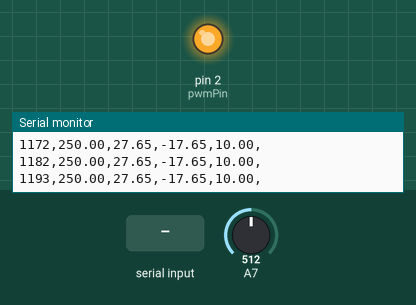
This sketch was run on a simulated Arduino Mega 2560, built with avr-gcc and run on an emulated ATmega2560. Parts: output pins drawn as LEDs (lit = HIGH), the last lines printed to the serial monitor. Inputs (shaded band) come from the test bench; at power-on: A7 = 512.

Above: at 1.2 s.
1.3 s: A7 set to 122
At 1.7 s:
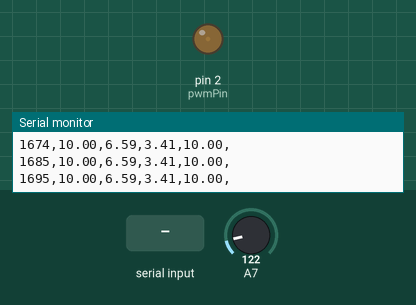
2.8 s: "Vc2ref=\n" received over Serial
At 4.0 s:
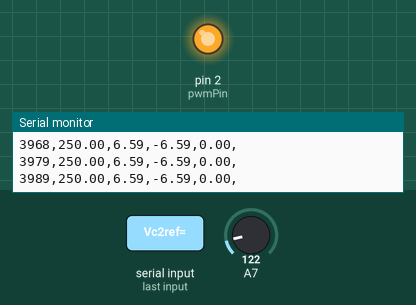
Timing chart, 0 to 5.8 s (numbered marks = the images above; inputs shaded):
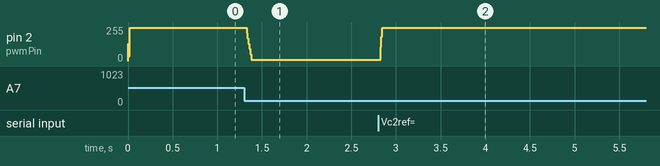

The sketch:

Control_PID.ino
```cpp
const int pwmPin = 2;
const int frequency = 100000;  // Frecuencia deseada en Hz
const int dutyCycle = 128;     // Ciclo de trabajo deseado al 50%

long int sum1 = 0;
long int temp1;
int VC2;
double Vc2 = 0;

// controlador PI de corriente de voltaje
double K1_v = -2;
double K2_v = -13;
double K3_v = -1.0027;
double K4_v = 0.7;
double K5_v = 0.317;
double Vc2ref;
float time_1v;
float time_2v;
float Tsv;

double er_v;
double erm1_v;
double erm2_v;

double Un;
double Un1;
double Un2;

// Estas son las variables para enviar datos a excel
int analogSensor1;
int digitalSensor1;

// Esta parte del código va a correr al iniciar el micro
void setup() {
  Serial.begin(115200);

  pinMode(pwmPin, OUTPUT);

  // Para modificar el setpoint Vc2ref=15
  Vc2ref = 10;

  // Configurar el pin 2 para generar una señal PWM de alta frecuencia
  TCCR3A = _BV(COM3A0) | _BV(WGM30);
  TCCR3B = _BV(WGM32) | _BV(CS30);
  OCR3A = (F_CPU / frequency) / 2 - 1;

  // Establecer el ciclo de trabajo inicial
  analogWrite(pwmPin, dutyCycle);
}

// Esta es la parte que corre en tiempo real en tu micro
void loop() {
  if (Serial.available() > 0) {
    // Leer el comando recibido por Serial
    String command = Serial.readStringUntil('\n');
    command.trim(); // Eliminar espacios en blanco al inicio y al final

    // Verificar si el comando es para actualizar Vc2ref
    if (command.startsWith("Vc2ref=")) {
      // Obtener el valor después del igual
      String valueString = command.substring(7);
      // Convertir el valor a un número decimal
      Vc2ref = valueString.toDouble();
    }
  }

  sum1 = 0;
  for (int i = 0; i < 80; i++) {
    temp1 = analogRead(A7);
    sum1 += temp1;
  }

  VC2 = (sum1 / 80);
  //Vc2 = (double) VC2 * ((3.3 * 11.35) / 1023.0);
  Vc2 = (double) VC2 * ((5 * 11.05) / 1023.0);
  //Serial.print(Vc2);
  //Serial.println(' ');

  time_2v = millis();
  Tsv = time_2v - time_1v;

  if (Tsv >= 1) {
    er_v = Vc2ref - Vc2;

    Un = er_v * K1_v + erm1_v * K2_v + erm2_v * K3_v + K4_v * Un1 + K5_v * Un2;
    //Serial.print(Un);
    //Serial.println(',');
    if (Un < 10) {
      Un = 10;
    }

    if (Un > 250) {
      Un = 250;
    }

    Un2 = Un1;
    Un1 = Un;

    erm2_v = erm1_v;
    erm1_v = er_v;
  }
  analogWrite(pwmPin, Un);//un accion control
  Serial.print(millis());
  Serial.print(",");
  Serial.print(Un);
  Serial.print(",");
  Serial.print(Vc2);
  Serial.print(",");
  Serial.print(er_v);
  Serial.print(",");
  Serial.print(Vc2ref);
  Serial.print(",");
  Serial.println();
}
```

Measured:
- after the input at 1.3 s, pin 2 (pwmPin): 250/255 → 10/255 at once
- after the input at 2.8 s, pin 2 (pwmPin): 10/255 → 250/255 at once
